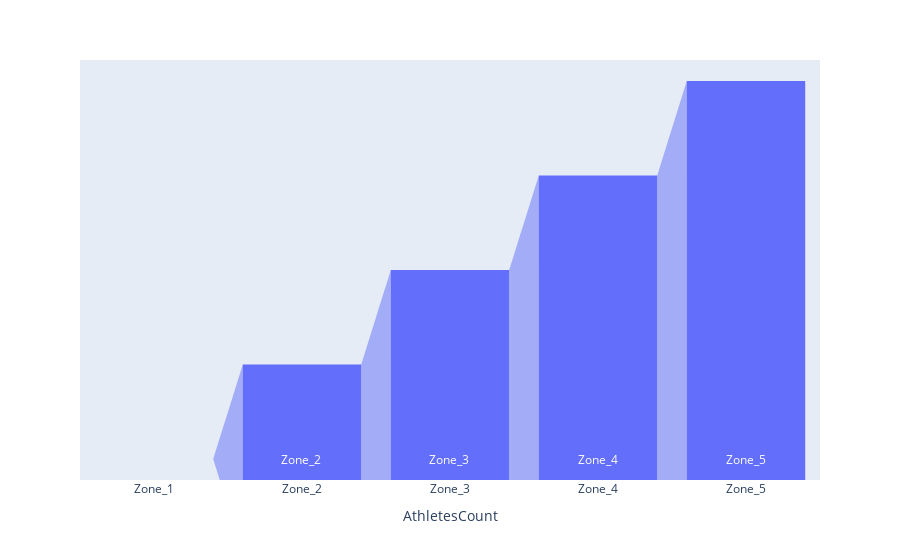

Notebook cell for this chart:
### Code cell
import plotly.express as px
df_excersizetype=pd.read_excel('AllAthletesData.xlsx',sheet_name='AllAthletesData')
df_excersizetype['HR']=60/(df_excersizetype['RR']/1000)
df_excersizetype
Zone_1= len(df_excersizetype[df_excersizetype['HR'] < 100])
Zone_2= len(df_excersizetype[df_excersizetype['HR'].between(100,120)]) 
Zone_3= len(df_excersizetype[df_excersizetype['HR'].between(121,135)])
Zone_4= len(df_excersizetype[df_excersizetype['HR'].between(136,155)])
zone_5= len(df_excersizetype[df_excersizetype['HR'] > 155]) 
df_excersizetype
chartData = dict(
    AthletesCount=['Zone_1','Zone_2','Zone_3','Zone_4','Zone_5'],
    category=["Zone_1 ","Zone_2 ","Zone_3 ","Zone_4","Zone_5"]
)

fg = px.funnel(chartData, x='AthletesCount', y='category')
fg.show()

### Figure 1 — Plotly figure (JSON) as saved in the notebook; plotly's stock layout.template omitted (floating-point values rounded to 4 significant figures)
{"data": [{"hovertemplate": "AthletesCount=%{x}<br>category=%{y}<extra></extra>", "legendgroup": "", "marker": {"color": "#636efa"}, "name": "", "orientation": "v", "showlegend": false, "type": "funnel", "x": ["Zone_1", "Zone_2", "Zone_3", "Zone_4", "Zone_5"], "xaxis": "x", "y": ["Zone_1 ", "Zone_2 ", "Zone_3 ", "Zone_4", "Zone_5"], "yaxis": "y"}], "layout": {"autosize": true, "legend": {"tracegroupgap": 0}, "margin": {"t": 60}, "xaxis": {"anchor": "y", "autorange": true, "domain": [0, 1], "range": [-0.5, 4.5], "title": {"text": "AthletesCount"}, "type": "category"}, "yaxis": {"anchor": "x", "autorange": true, "domain": [0, 1], "range": [-0.1111, 2.111], "title": {"text": "category"}, "type": "category"}}}
